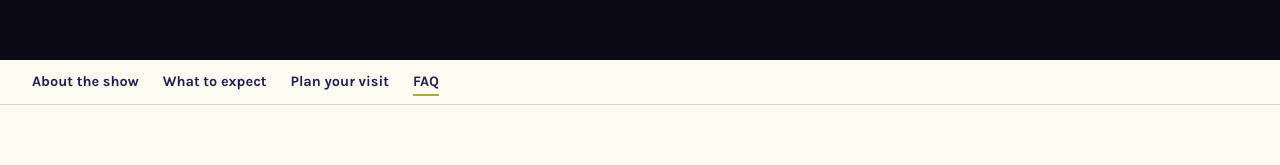
#> input picture .agent/memory/project/specs/nos-critique-r6/goldens/f10-pre-faq-1280.png, 1280 x 165 px
$ python compare-png.py f10-pre-faq-1280.png f10-pre-programme-1280.png
#> lines starting #> are read from the running program, lines starting #| are printed output that depends on the picture
"""Compare two header screenshots with a tolerance (f9). Usage: compare-png.py BASE.png DEV.png
Why a tolerance: BASE renders the NOS header 46.14px down, under the utility bar, so its box sits on a fractional pixel row; f9 removes the bar and the header sits at y=0.
That alone shifts anti-aliasing and image resampling (measured BASE vs head: mean per-pixel diff 0.2 to 1.5, at most 0.14 percent of pixels above 96 of 255).
A real regression is far larger: a 1px move measures mean 4.5 to 5.0 and 1.1 to 1.7 percent above 96; a 2px move 7.7+ and 3.4+ percent.
Limits: mean <= 2.5 and share of pixels above 96 <= 0.5 percent. Prints the metrics, exits 1 when either is exceeded or the sizes differ."""
import sys
import numpy as np
from PIL import Image

MEAN_LIMIT = 2.5
BIG_SHARE_LIMIT = 0.5
BIG = 96

a = np.asarray(Image.open(sys.argv[1]).convert('RGB')).astype(int)
b = np.asarray(Image.open(sys.argv[2]).convert('RGB')).astype(int)
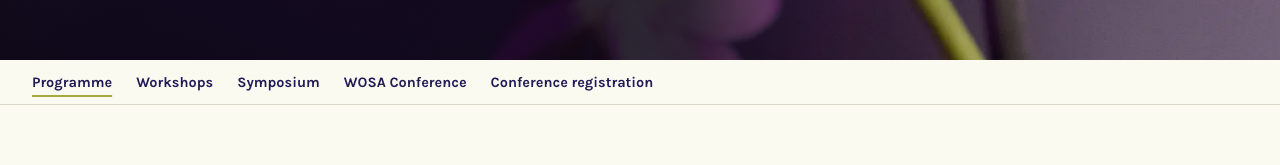
#> input picture .agent/memory/project/specs/nos-critique-r6/goldens/f10-pre-programme-1280.png, 1280 x 165 px
if a.shape != b.shape:
    print(f'size differs: {a.shape[1]}x{a.shape[0]} vs {b.shape[1]}x{b.shape[0]}')
    sys.exit(1)
d = np.abs(a - b).max(axis=2)
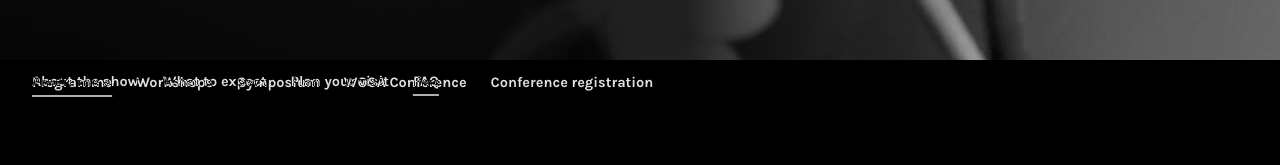
#> d: shape (165, 1280) int64; min 0, max 224, mean 16
mean = float(d.mean())
#> mean = 16.02
share = float((d > BIG).mean() * 100)
#> share = 3.65
print(f'mean {mean:.3f} (limit {MEAN_LIMIT}), pixels above {BIG}: {share:.3f}% (limit {BIG_SHARE_LIMIT}%)')
#| mean 16.025 (limit 2.5), pixels above 96: 3.653% (limit 0.5%)
#> (the run stopped early here; a loop or call above may not have finished)
